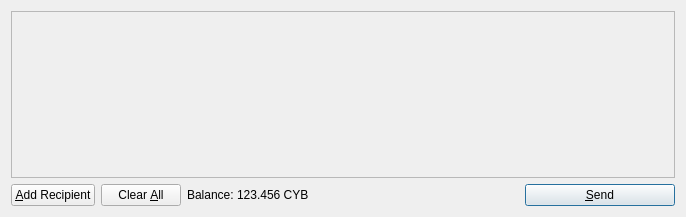
<?xml version="1.0" encoding="UTF-8"?>
<ui version="4.0">
 <class>SendCoinsDialog</class>
 <widget class="QDialog" name="SendCoinsDialog">
  <property name="geometry">
   <rect>
    <x>0</x>
    <y>0</y>
    <width>686</width>
    <height>217</height>
   </rect>
  </property>
  <property name="windowTitle">
   <string>Send Coins</string>
  </property>
  <layout class="QVBoxLayout" name="verticalLayout">
   <item>
    <widget class="QScrollArea" name="scrollArea">
     <property name="widgetResizable">
      <bool>true</bool>
     </property>
     <widget class="QWidget" name="scrollAreaWidgetContents">
      <property name="geometry">
       <rect>
        <x>0</x>
        <y>0</y>
        <width>666</width>
        <height>165</height>
       </rect>
      </property>
      <layout class="QVBoxLayout" name="verticalLayout_2">
       <property name="margin">
        <number>0</number>
       </property>
       <item>
        <layout class="QVBoxLayout" name="entries">
         <property name="spacing">
          <number>6</number>
         </property>
        </layout>
       </item>
       <item>
        <spacer name="verticalSpacer">
         <property name="orientation">
          <enum>Qt::Vertical</enum>
         </property>
         <property name="sizeHint" stdset="0">
          <size>
           <width>20</width>
           <height>40</height>
          </size>
         </property>
        </spacer>
       </item>
      </layout>
     </widget>
    </widget>
   </item>
   <item>
    <layout class="QHBoxLayout" name="horizontalLayout">
     <item>
      <widget class="QPushButton" name="addButton">
       <property name="toolTip">
        <string>Send to multiple recipients at once</string>
       </property>
       <property name="text">
        <string>&amp;Add Recipient</string>
       </property>
       <property name="icon">
        <iconset resource="../bitcoin.qrc">
         <normaloff>:/icons/add</normaloff>:/icons/add</iconset>
       </property>
       <property name="autoDefault">
        <bool>false</bool>
       </property>
      </widget>
     </item>
     <item>
      <widget class="QPushButton" name="clearButton">
       <property name="sizePolicy">
        <sizepolicy hsizetype="Minimum" vsizetype="Fixed">
         <horstretch>0</horstretch>
         <verstretch>0</verstretch>
        </sizepolicy>
       </property>
       <property name="toolTip">
        <string>Remove all transaction fields</string>
       </property>
       <property name="text">
        <string>Clear &amp;All</string>
       </property>
       <property name="icon">
        <iconset resource="../bitcoin.qrc">
         <normaloff>:/icons/remove</normaloff>:/icons/remove</iconset>
       </property>
       <property name="autoRepeatDelay">
        <number>300</number>
       </property>
       <property name="autoDefault">
        <bool>false</bool>
       </property>
      </widget>
     </item>
     <item>
      <layout class="QHBoxLayout" name="horizontalLayout_2">
       <property name="spacing">
        <number>3</number>
       </property>
       <item>
        <widget class="QLabel" name="label">
         <property name="text">
          <string>Balance:</string>
         </property>
        </widget>
       </item>
       <item>
        <widget class="QLabel" name="labelBalance">
         <property name="cursor">
          <cursorShape>IBeamCursor</cursorShape>
         </property>
         <property name="text">
          <string>123.456 CYB</string>
         </property>
         <property name="textInteractionFlags">
          <set>Qt::LinksAccessibleByMouse|Qt::TextSelectableByKeyboard|Qt::TextSelectableByMouse</set>
         </property>
        </widget>
       </item>
      </layout>
     </item>
     <item>
      <spacer name="horizontalSpacer">
       <property name="orientation">
        <enum>Qt::Horizontal</enum>
       </property>
       <property name="sizeHint" stdset="0">
        <size>
         <width>40</width>
         <height>20</height>
        </size>
       </property>
      </spacer>
     </item>
     <item>
      <widget class="QPushButton" name="sendButton">
       <property name="minimumSize">
        <size>
         <width>150</width>
         <height>0</height>
        </size>
       </property>
       <property name="toolTip">
        <string>Confirm the send action</string>
       </property>
       <property name="text">
        <string>&amp;Send</string>
       </property>
       <property name="icon">
        <iconset resource="../bitcoin.qrc">
         <normaloff>:/icons/send</normaloff>:/icons/send</iconset>
       </property>
       <property name="default">
        <bool>true</bool>
       </property>
      </widget>
     </item>
    </layout>
   </item>
  </layout>
 </widget>
 <resources>
  <include location="../bitcoin.qrc"/>
 </resources>
 <connections/>
</ui>
